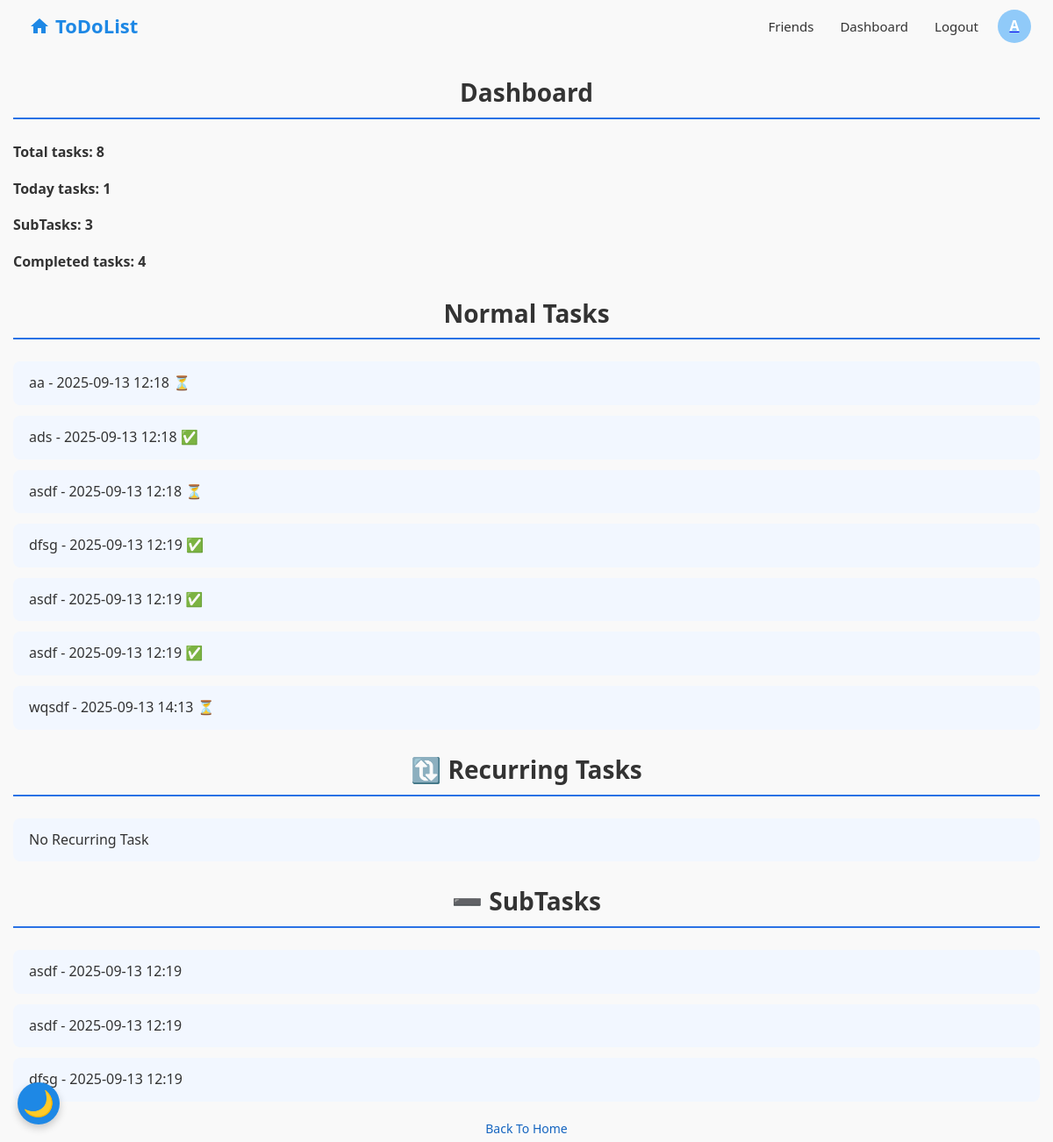
Screenshot of /dashbord/ (signed in) with the database file from the repository.
### base/models.py (models this page shows, shortened)
class User(AbstractBaseUser, PermissionsMixin):
    email = models.EmailField(unique=True)
    name = models.CharField(max_length=255, unique=False)
    avatar = models.ImageField(upload_to='avatars/', blank=True, null=True)
    bio = models.TextField(blank=True, null=True)
    is_active = models.BooleanField(default=True)
    is_staff = models.BooleanField(default=False)
    date_joined = models.DateTimeField(default=timezone.now)
    avatar_base_name = models.CharField(max_length=255, blank=True, null=True)
    friends = models.ManyToManyField("self", blank=True, symmetrical=True)
    USERNAME_FIELD = 'email'
    REQUIRED_FIELDS = ['name']
    objects = CustomUserManager()

class Task(models.Model):
    category = models.ForeignKey(Category, on_delete=models.SET_NULL,null=True, blank=True)
    user = models.ForeignKey(settings.AUTH_USER_MODEL, on_delete=models.CASCADE)
    title = models.CharField(max_length=200)
    completed = models.BooleanField(default=False)
    created = models.DateTimeField(auto_now_add=True)
    reminder_at = models.DateTimeField(null=True, blank=True)
    is_notified = models.BooleanField(default=False)
    due_date = models.DateTimeField(null=True, blank=True)
    recurring_task = models.ForeignKey('RecurringTask', null=True, blank=True, on_delete=models.SET_NULL, related_name='tasks')
    parent = models.ForeignKey('self', null=True, blank=True, on_delete=models.CASCADE,related_name='subtasks')
    updated_at = models.DateTimeField(null=True, blank=True)
    bio = models.TextField(null=True, blank=True)
    attachment = models.FileField(upload_to='tasks_files/', null=True, blank=True)
    share_with = models.ManyToManyField(User, related_name='shared_tasks', blank=True)
    PRIORITY_CHOICES = [
        (1,'low'),
        (2,'medium'),
        (3, 'high')
    ]
    priority = models.IntegerField(choices=PRIORITY_CHOICES, default=2)

### base/views.py (the view)
# urls.py: path('dashbord/', views.dashbord, name='dashbord'),
def dashbord(request):
    user = request.user
    today = now().date()
    normal_tasks = Task.objects.filter(user=user, recurring_task__isnull=True)
    recurring_tasks_instance = Task.objects.filter(user=user, recurring_task__isnull=False)
    recurring_tasks = RecurringTask.objects.filter(user=user, active=True)
    total_recurring_definitions = RecurringTask.objects.filter(user=user).count()
    total_normal = Task.objects.filter(user=user).count()
    total = total_normal + total_recurring_definitions
    done_tasks = Task.objects.filter(user=user, completed=True).count()
    today_normal_tasks = Task.objects.filter(user=user, created__date=today).count()
    today_tasks = today_normal_tasks + total_recurring_definitions
    subtasks_count = Task.objects.filter(user=user).exclude(parent=None).count()
    subtasks_list = Task.objects.filter(user=user).exclude(parent=None).order_by('-created')
    context = {
        'total': total,
        'done_tasks': done_tasks,
        'today_tasks': today_tasks,
        'recurring_tasks': recurring_tasks,
        'normal_tasks': normal_tasks,
        'recurring_tasks_instance': recurring_tasks_instance,
        'total_normal':total_normal,
        'total_recurring_definitions':total_recurring_definitions,
        'subtasks_count':subtasks_count,
        'subtasks_list':subtasks_list
    }
    return render(request, 'base/dashbord.html', context)

### base/templates/base/dashbord.html
{% extends 'base/main.html' %}
{% block content %}
<h2>Dashboard</h2>
<p><strong>Total tasks: {{ total }}</strong></p>
<p><strong>Today tasks: {{ today_tasks }}</strong></p>
<p><strong>SubTasks: {{ subtasks_count }}</strong></p>
<p><strong>Completed tasks: {{done_tasks}}</strong></p>
<h2>Normal Tasks</h2>
<ul class="task-list-normal">
    {% for task in normal_tasks %}
        <li>
            {{ task.title }} - {{ task.created|date:"Y-m-d H:i" }}
            {% if task.completed %} ✅{% else %} ⏳{% endif %}
        </li>
    {% empty %}
        <li>No Normal Task</li>
    {% endfor %}
</ul>
<h2>🔃 Recurring Tasks</h2>
<ul class="task-list-recurring">
    {% for rec in recurring_tasks %}
        <li>
            {{ rec.title }} - every {{ rec.interval }} {{ rec.interval_type }}
            (start: {{ rec.start_date|date:"Y-m-d H:i" }})
        </li>
    {% empty %}
        <li>No Recurring Task</li>
    {% endfor %}
</ul>
<h2>➖ SubTasks</h2>
<ul class="task-list-subtasks">
    {% for subtask in subtasks_list %}
        <li>
            {{ subtask.title }} - {{ subtask.created|date:"Y-m-d H:i" }}
        </li>
    {% empty %}
        <li>No Subtasks</li>
    {% endfor %}
</ul>
<div class="container1">
  <a href="/" class="back-to-home">Back To Home</a>
</div>
{% endblock content %}

### base/templates/base/navbar.html (shortened to what this page needs)
<!DOCTYPE html>
<html lang="en">
<head>
  {% load static %}
</head>
<body data-user-id="{{ request.user.id }}" data-user-email="{{ request.user.email|escapejs }}">
  <header class="navbar-container">
    <a href="/" class="navbar-logo" title="Home">
      <svg class="home-icon1" xmlns="http://www.w3.org/2000/svg" width="24" height="24" fill="#1e88e5" viewBox="0 0 24 24" aria-hidden="true">
        <path d="M10 20v-6h4v6h5v-8h3L12 3 2 12h3v8z"/>
      </svg>
      <span class="logo-text">ToDoList</span>
    </a>
    <div class="navbar-links-container">
      {% if user.is_authenticated %}
        <a href="#" id="openFriendsModal" class="navbar-link">
          Friends
        </a>
        <a href="{% url 'dashbord' %}" class="navbar-link">Dashboard</a>
        <a href="#" id="openLogoutModal" class="navbar-link">Logout</a>
        <a href="{% url 'profile' %}" class="navbar-avatar-topright">
          {% if user.avatar %}
            <img src="{{ user.avatar.url }}" alt="Avatar" class="navbar-avatar-img" />
          {% else %}
            <div class="navbar-avatar-placeholder">{{ user.name|slice:":1"|upper }}</div>
          {% endif %}
        </a>
      {% else %}
        <a href="{% url 'login' %}" class="navbar-link">Login</a>
      {% endif %}
    </div>
  </header>
</body>
</html>

### base/static/css/style.css (style rules this page uses)
body { font-family: 'Segoe UI', Tahoma, Geneva, Verdana, sans-serif; font-size: 16px; color: #333; line-height: 1.6; background-color: #f9f9f9; margin: 0; padding: 0 15px; }
header { background-color: #2a72e5; padding: 12px 20px; box-shadow: 0 2px 8px rgba(0,0,0,0.1); position: sticky; top: 0; z-index: 100; }
h2 { border-bottom: 2px solid #2a72e5; padding-bottom: 6px; margin-bottom: 20px; color: #2a72e5; }
ul { list-style: none; padding: 0; }
ul li { background-color: #f2f7ff; margin-bottom: 12px; padding: 12px 18px; border-radius: 8px; display: flex; justify-content: space-between; align-items: center; }
h2 { text-align: center; color: #333; margin-bottom: 25px; font-weight: 600; font-size: 28px; }
a.back-to-home { position: relative; display: inline-block; font-size: 14px; font-weight: 500; color: #1565c0; text-decoration: none; transition: color 0.3s ease; padding: 4px 2px; margin: 0 auto; }
.container1 { text-align: center; }
a.back-to-home::after { content: ""; position: absolute; left: 0; bottom: 0; width: 0%; height: 2px; background-color: #1565c0; transition: width 0.3s ease; }

### base/templates/base/main.html (style rules this page uses)
body { visibility: hidden; transition: visibility 0.3s ease; }

### rows the page displays
User: name "A"
Task: title "aa", created "2025-09-13 12:18"
Task: title "ads", created "2025-09-13 12:18"
Task: title "asdf", created "2025-09-13 12:18"
Task: title "dfsg", created "2025-09-13 12:19"
Task: title "asdf", created "2025-09-13 12:19"
Task: title "asdf", created "2025-09-13 12:19"
Task: title "wqsdf", created "2025-09-13 14:13"

### other values shown
{{ total }} "8"
{{ today_tasks }} "1"
{{ subtasks_count }} "3"
{{ done_tasks }} "4"
